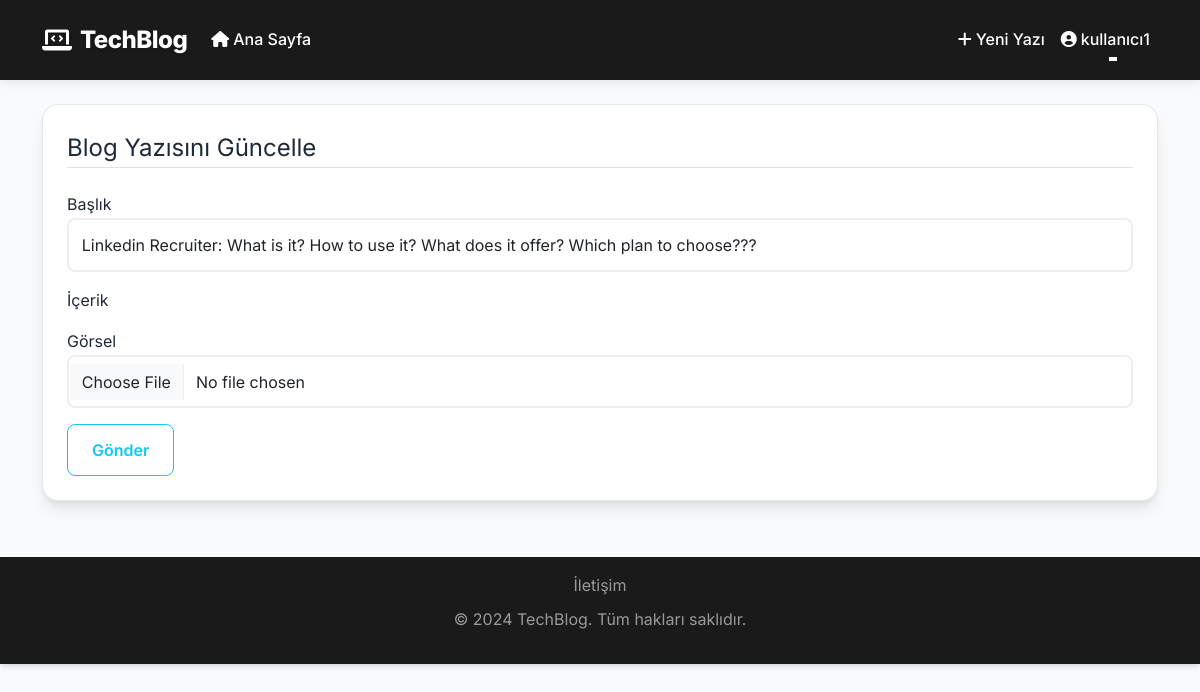
Page /post/4/update (signed in) on the earlier database version.
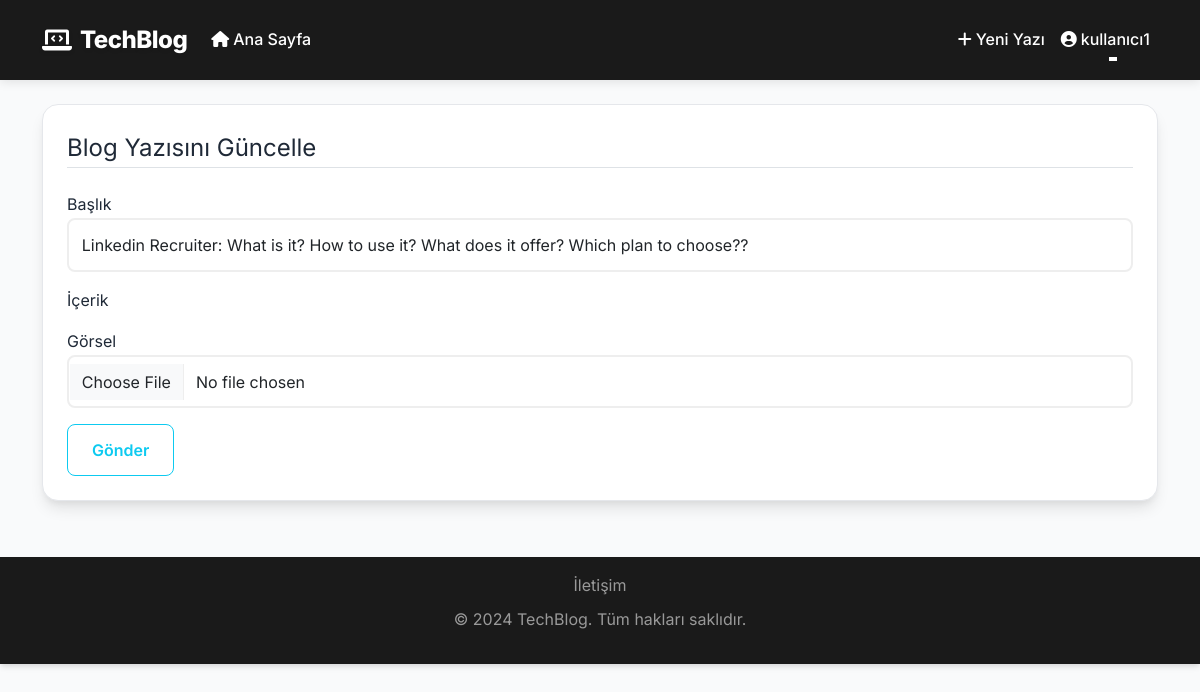
Same page on the later database version.
### blog/models.py (models this page shows, shortened)
class Post(db.Model):
    id = db.Column(db.Integer, primary_key=True)
    title = db.Column(db.String(100), nullable=False)
    date_posted = db.Column(db.DateTime, nullable=False, default=datetime.utcnow)
    content = db.Column(db.Text, nullable=False)
    image_file = db.Column(db.String(20), nullable=False, default='default_post.jpg')
    views = db.Column(db.Integer, default=0)
    user_id = db.Column(db.Integer, db.ForeignKey('user.id'), nullable=False)
    comments = db.relationship('Comment', backref='post', lazy=True, cascade='all, delete-orphan')
    likes = db.relationship('PostLike', backref='post', lazy=True, cascade='all, delete-orphan')

### blog/main.py (the view)
@main.route("/post/<int:post_id>/update", methods=['GET', 'POST'])
@login_required
def update_post(post_id):
    post = Post.query.get_or_404(post_id)
    if post.author != current_user:
        abort(403)
    form = PostForm()
    if form.validate_on_submit():
        if form.image.data:
            if post.image_file != 'default_post.jpg':
                old_image_path = os.path.join(current_app.root_path, 'static/post_images', post.image_file)
                if os.path.exists(old_image_path):
                    os.remove(old_image_path)
            image_file = save_post_image(form.image.data)
            post.image_file = image_file
        post.title = form.title.data
        post.content = form.content.data
        db.session.commit()
        flash('Blog yazınız güncellendi!', 'success')
        return redirect(url_for('main.post', post_id=post.id))
    elif request.method == 'GET':
        form.title.data = post.title
        form.content.data = post.content
    return render_template('create_post.html', title='Blog Yazısını Güncelle',
                         form=form, legend='Blog Yazısını Güncelle')

### blog/forms.py
class PostForm(FlaskForm):
    title = StringField('Başlık', validators=[DataRequired()])
    content = TextAreaField('İçerik', validators=[DataRequired()])
    image = FileField('Görsel', validators=[FileAllowed(['jpg', 'png', 'jpeg'], 'Sadece resim dosyaları yüklenebilir!')])
    submit = SubmitField('Gönder')

### blog/models.py (called while the page is built)
@login_manager.user_loader
def load_user(user_id):
    return User.query.get(int(user_id))

### blog/templates/create_post.html (shortened to what this page needs)
{% extends "layout.html" %}
{% block content %}
    <div class="content-section">
        <form method="POST" action="" enctype="multipart/form-data" id="post-form">
            <fieldset class="form-group">
                <legend class="border-bottom mb-4">{{ legend }}</legend>
                <div class="form-group mb-3">
                    {{ form.title.label(class="form-control-label") }}
                    {% if form.title.errors %}
                        {{ form.title(class="form-control is-invalid") }}
                        <div class="invalid-feedback">
                            {% for error in form.title.errors %}
                                <span>{{ error }}</span>
                            {% endfor %}
                        </div>
                    {% else %}
                        {{ form.title(class="form-control") }}
                    {% endif %}
                </div>
                <div class="form-group mb-3">
                    {{ form.content.label(class="form-control-label") }}
                </div>
                <div class="form-group mb-3">
                    {{ form.image.label(class="form-control-label") }}
                    {% if form.image.errors %}
                        {{ form.image(class="form-control is-invalid") }}
                        <div class="invalid-feedback">
                            {% for error in form.image.errors %}
                                <span>{{ error }}</span>
                            {% endfor %}
                        </div>
                    {% else %}
                        {{ form.image(class="form-control") }}
                    {% endif %}
                </div>
            </fieldset>
            <div class="form-group">
                <button type="button" class="btn btn-outline-info" onclick="submitForm()">{{ form.submit.label.text }}</button>
            </div>
        </form>
    </div>
{% endblock content %}

Differences in the rows shown:
changed Post: title "Linkedin Recruiter: What is it? How to use it? What does it offer? Which plan to choose???" → "Linkedin Recruiter: What is it? How to use it? What does it offer? Which plan to choose??"
